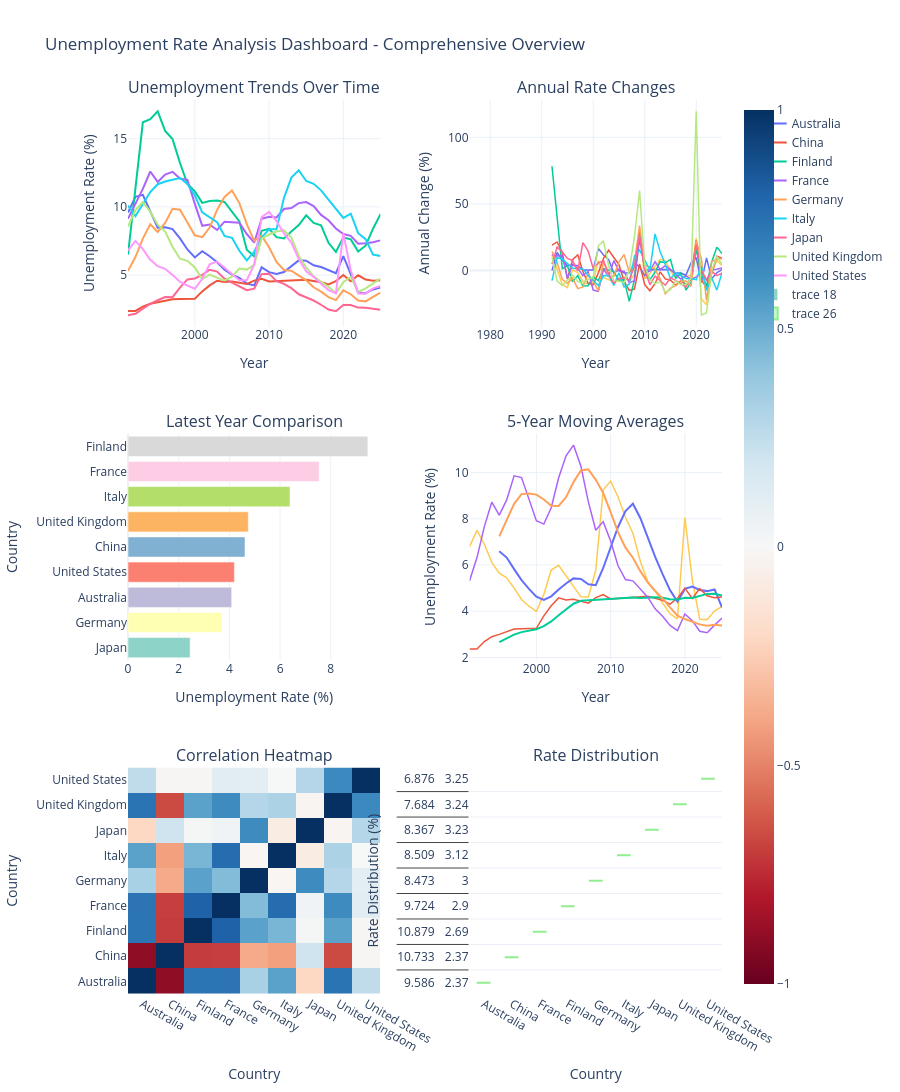

The notebook cell this image was saved under:
### Code cell
# Calculate correlation matrix (if not already calculated)
correlation_matrix = unemp_pivot.corr()# Create an interactive dashboard with Plotly
fig = make_subplots(
    rows=3, cols=2,
    subplot_titles=('Unemployment Trends Over Time', 'Annual Rate Changes', 
                   'Latest Year Comparison', '5-Year Moving Averages', 
                   'Correlation Heatmap', 'Rate Distribution'),
    specs=[[{'type': 'scatter'}, {'type': 'scatter'}],
           [{'type': 'bar'}, {'type': 'scatter'}],
           [{'type': 'heatmap'}, {'type': 'box'}]],
    vertical_spacing=0.12,
    horizontal_spacing=0.15
)

# Chart 1: Unemployment Trends
for i, country in enumerate(unemp_pivot.columns):
    fig.add_trace(
        go.Scatter(x=unemp_pivot.index, y=unemp_pivot[country],
                  mode='lines', name=country, line=dict(width=2),
                  hovertemplate=f"<b>{country}</b><br>Year: %{{x}}<br>Rate: %{{y:.2f}}%<br><extra></extra>"),
        row=1, col=1
    )

# Chart 2: Annual Changes
for i, country in enumerate(df_sorted['Country_Name'].unique()):
    country_data = df_sorted[df_sorted['Country_Name'] == country]
    fig.add_trace(
        go.Scatter(x=country_data['Year'], y=country_data['Annual_Change'],
                  mode='lines', name=country, showlegend=False, line=dict(width=1.5),
                  hovertemplate=f"<b>{country}</b><br>Year: %{{x}}<br>Change: %{{y:.2f}}%<br><extra></extra>"),
        row=1, col=2
    )

# Chart 3: Latest Year Comparison
latest_year = df_long['Year'].max()
latest_data = df_long[df_long['Year'] == latest_year].dropna(subset=['Unemployment_Rate'])
latest_data = latest_data.sort_values('Unemployment_Rate', ascending=True)

fig.add_trace(
    go.Bar(x=latest_data['Unemployment_Rate'], y=latest_data['Country_Name'],
           orientation='h', marker_color=px.colors.qualitative.Set3,
           hovertemplate="<b>%{y}</b><br>Rate: %{x:.2f}%<br><extra></extra>"),
    row=2, col=1
)

# Chart 4: Moving Averages (for a few key countries)
key_countries = ['United States', 'China', 'Germany']
for country in key_countries:
    fig.add_trace(
        go.Scatter(x=unemp_pivot.index, y=unemp_pivot[country],
                  mode='lines', name=f'{country} - Original', 
                  line=dict(width=1.5, dash='solid'), showlegend=False,
                  hovertemplate=f"<b>{country}</b><br>Year: %{{x}}<br>Rate: %{{y:.2f}}%<br><extra></extra>"),
        row=2, col=2
    )
    fig.add_trace(
        go.Scatter(x=moving_avg_5.index, y=moving_avg_5[country],
                  mode='lines', name=f'{country} - 5Y MA', 
                  line=dict(width=2), showlegend=False,
                  hovertemplate=f"<b>{country} 5Y MA</b><br>Year: %{{x}}<br>Rate: %{{y:.2f}}%<br><extra></extra>"),
        row=2, col=2
    )

# Chart 5: Correlation Heatmap
fig.add_trace(
    go.Heatmap(z=correlation_matrix.values,
              x=correlation_matrix.columns,
              y=correlation_matrix.index,
              colorscale='RdBu',
              zmid=0,
              hovertemplate="<b>%{x}</b> & <b>%{y}</b><br>Correlation: %{z:.3f}<br><extra></extra>"),
    row=3, col=1
)

# Chart 6: Rate Distribution
rate_values_by_country = []
country_names_box = []
for country_code in df_long['Country_Code'].unique():
    country_data = df_long[df_long['Country_Code'] == country_code]
    valid_data = country_data.dropna(subset=['Unemployment_Rate'])
    if len(valid_data) > 0:
        rate_values_by_country.append(valid_data['Unemployment_Rate'])
        country_names_box.append(valid_data['Country_Name'].iloc[0])

fig.add_trace(
    go.Box(y=rate_values_by_country, x=country_names_box,
          boxpoints='outliers', marker_color='lightgreen',
          hovertemplate="<b>%{x}</b><br>Rate: %{y:.2f}%<br><extra></extra>"),
    row=3, col=2
)

# Update layout
fig.update_layout(
    title_text="Unemployment Rate Analysis Dashboard - Comprehensive Overview",
    height=1200,
    showlegend=True,
    template='plotly_white',
    legend=dict(
        yanchor="top",
        y=0.99,
        xanchor="left",
        x=1.05
    )
)

# Update axes labels
fig.update_xaxes(title_text="Year", row=1, col=1)
fig.update_yaxes(title_text="Unemployment Rate (%)", row=1, col=1)
fig.update_xaxes(title_text="Year", row=1, col=2)
fig.update_yaxes(title_text="Annual Change (%)", row=1, col=2)
fig.update_xaxes(title_text="Unemployment Rate (%)", row=2, col=1)
fig.update_yaxes(title_text="Country", row=2, col=1)
fig.update_xaxes(title_text="Year", row=2, col=2)
fig.update_yaxes(title_text="Unemployment Rate (%)", row=2, col=2)
fig.update_xaxes(title_text="Country", row=3, col=1)
fig.update_yaxes(title_text="Country", row=3, col=1)
fig.update_xaxes(title_text="Country", row=3, col=2)
fig.update_yaxes(title_text="Rate Distribution (%)", row=3, col=2)

fig.show()

### Figure 1 — Plotly figure (JSON) as saved in the notebook; plotly's stock layout.template omitted (floating-point values rounded to 4 significant figures; data arrays with more than 128 entries replaced by an {"elided": "..."} marker saying what was removed)
{"data": [{"hovertemplate": "<b>Australia</b><br>Year: %{x}<br>Rate: %{y:.2f}%<br><extra></extra>", "line": {"width": 2}, "mode": "lines", "name": "Australia", "type": "scatter", "x": [1991, 1992, 1993, 1994, 1995, 1996, 1997, 1998, 1999, 2000, 2001, 2002, 2003, 2004, 2005, 2006, 2007, 2008, 2009, 2010, 2011, 2012, 2013, 2014, 2015, 2016, 2017, 2018, 2019, 2020, 2021, 2022, 2023, 2024, 2025], "xaxis": "x", "y": [9.586, 10.73, 10.88, 9.724, 8.473, 8.509, 8.367, 7.684, 6.876, 6.288, 6.747, 6.375, 5.933, 5.399, 5.036, 4.785, 4.381, 4.242, 5.565, 5.214, 5.083, 5.225, 5.663, 6.078, 6.055, 5.711, 5.592, 5.345, 5.143, 6.394, 5.022, 3.728, 3.668, 3.942, 4.09], "yaxis": "y"}, {"hovertemplate": "<b>China</b><br>Year: %{x}<br>Rate: %{y:.2f}%<br><extra></extra>", "line": {"width": 2}, "mode": "lines", "name": "China", "type": "scatter", "x": [1991, 1992, 1993, 1994, 1995, 1996, 1997, 1998, 1999, 2000, 2001, 2002, 2003, 2004, 2005, 2006, 2007, 2008, 2009, 2010, 2011, 2012, 2013, 2014, 2015, 2016, 2017, 2018, 2019, 2020, 2021, 2022, 2023, 2024, 2025], "xaxis": "x", "y": [2.37, 2.37, 2.69, 2.9, 3.0, 3.12, 3.23, 3.24, 3.25, 3.26, 3.8, 4.24, 4.58, 4.49, 4.52, 4.43, 4.35, 4.59, 4.72, 4.53, 4.55, 4.58, 4.6, 4.63, 4.65, 4.56, 4.47, 4.31, 4.56, 5.0, 4.55, 4.98, 4.67, 4.59, 4.615], "yaxis": "y"}, {"hovertemplate": "<b>Finland</b><br>Year: %{x}<br>Rate: %{y:.2f}%<br><extra></extra>", "line": {"width": 2}, "mode": "lines", "name": "Finland", "type": "scatter", "x": [1991, 1992, 1993, 1994, 1995, 1996, 1997, 1998, 1999, 2000, 2001, 2002, 2003, 2004, 2005, 2006, 2007, 2008, 2009, 2010, 2011, 2012, 2013, 2014, 2015, 2016, 2017, 2018, 2019, 2020, 2021, 2022, 2023, 2024, 2025], "xaxis": "x", "y": [6.503, 11.6, 16.2, 16.43, 17.0, 15.57, 14.97, 13.21, 11.69, 11.13, 10.29, 10.42, 10.47, 10.36, 9.602, 8.935, 6.854, 6.369, 8.249, 8.394, 7.781, 7.689, 8.193, 8.663, 9.376, 8.818, 8.64, 7.361, 6.695, 7.759, 7.617, 6.719, 7.149, 8.4, 9.461], "yaxis": "y"}, {"hovertemplate": "<b>France</b><br>Year: %{x}<br>Rate: %{y:.2f}%<br><extra></extra>", "line": {"width": 2}, "mode": "lines", "name": "France", "type": "scatter", "x": [1991, 1992, 1993, 1994, 1995, 1996, 1997, 1998, 1999, 2000, 2001, 2002, 2003, 2004, 2005, 2006, 2007, 2008, 2009, 2010, 2011, 2012, 2013, 2014, 2015, 2016, 2017, 2018, 2019, 2020, 2021, 2022, 2023, 2024, 2025], "xaxis": "x", "y": [9.134, 10.2, 11.32, 12.59, 11.83, 12.37, 12.57, 12.07, 11.98, 10.22, 8.61, 8.702, 8.306, 8.914, 8.882, 8.832, 8.008, 7.386, 9.122, 9.279, 9.228, 9.841, 9.913, 10.27, 10.35, 10.06, 9.409, 9.018, 8.415, 8.009, 7.871, 7.303, 7.335, 7.4, 7.542], "yaxis": "y"}, {"hovertemplate": "<b>Germany</b><br>Year: %{x}<br>Rate: %{y:.2f}%<br><extra></extra>", "line": {"width": 2}, "mode": "lines", "name": "Germany", "type": "scatter", "x": [1991, 1992, 1993, 1994, 1995, 1996, 1997, 1998, 1999, 2000, 2001, 2002, 2003, 2004, 2005, 2006, 2007, 2008, 2009, 2010, 2011, 2012, 2013, 2014, 2015, 2016, 2017, 2018, 2019, 2020, 2021, 2022, 2023, 2024, 2025], "xaxis": "x", "y": [5.316, 6.323, 7.675, 8.727, 8.158, 8.822, 9.861, 9.787, 8.854, 7.917, 7.773, 8.482, 9.779, 10.73, 11.19, 10.28, 8.732, 7.508, 7.88, 7.043, 5.967, 5.372, 5.316, 4.979, 4.612, 4.104, 3.781, 3.384, 3.163, 3.881, 3.594, 3.137, 3.071, 3.4, 3.711], "yaxis": "y"}, {"hovertemplate": "<b>Italy</b><br>Year: %{x}<br>Rate: %{y:.2f}%<br><extra></extra>", "line": {"width": 2}, "mode": "lines", "name": "Italy", "type": "scatter", "x": [1991, 1992, 1993, 1994, 1995, 1996, 1997, 1998, 1999, 2000, 2001, 2002, 2003, 2004, 2005, 2006, 2007, 2008, 2009, 2010, 2011, 2012, 2013, 2014, 2015, 2016, 2017, 2018, 2019, 2020, 2021, 2022, 2023, 2024, 2025], "xaxis": "x", "y": [10.1, 9.321, 10.21, 11.09, 11.66, 11.86, 11.98, 12.12, 11.68, 10.83, 9.599, 9.211, 8.869, 7.866, 7.73, 6.777, 6.076, 6.723, 7.749, 8.363, 8.359, 10.65, 12.15, 12.68, 11.9, 11.69, 11.21, 10.54, 9.884, 9.192, 9.497, 8.069, 7.627, 6.5, 6.391], "yaxis": "y"}, {"hovertemplate": "<b>Japan</b><br>Year: %{x}<br>Rate: %{y:.2f}%<br><extra></extra>", "line": {"width": 2}, "mode": "lines", "name": "Japan", "type": "scatter", "x": [1991, 1992, 1993, 1994, 1995, 1996, 1997, 1998, 1999, 2000, 2001, 2002, 2003, 2004, 2005, 2006, 2007, 2008, 2009, 2010, 2011, 2012, 2013, 2014, 2015, 2016, 2017, 2018, 2019, 2020, 2021, 2022, 2023, 2024, 2025], "xaxis": "x", "y": [2.059, 2.158, 2.539, 2.89, 3.15, 3.383, 3.374, 4.078, 4.677, 4.748, 5.02, 5.386, 5.251, 4.734, 4.446, 4.192, 3.888, 4.002, 5.068, 5.102, 4.55, 4.358, 4.038, 3.589, 3.385, 3.132, 2.822, 2.467, 2.351, 2.809, 2.808, 2.614, 2.6, 2.5, 2.451], "yaxis": "y"}, {"hovertemplate": "<b>United Kingdom</b><br>Year: %{x}<br>Rate: %{y:.2f}%<br><extra></extra>", "line": {"width": 2}, "mode": "lines", "name": "United Kingdom", "type": "scatter", "x": [1991, 1992, 1993, 1994, 1995, 1996, 1997, 1998, 1999, 2000, 2001, 2002, 2003, 2004, 2005, 2006, 2007, 2008, 2009, 2010, 2011, 2012, 2013, 2014, 2015, 2016, 2017, 2018, 2019, 2020, 2021, 2022, 2023, 2024, 2025], "xaxis": "x", "y": [8.55, 9.772, 10.35, 9.648, 8.694, 8.189, 7.072, 6.198, 6.042, 5.558, 4.696, 5.037, 4.807, 4.594, 4.884, 5.472, 5.399, 5.748, 7.683, 7.973, 8.195, 8.279, 7.752, 6.398, 5.552, 4.909, 4.501, 4.145, 3.657, 4.472, 4.864, 3.768, 4.025, 4.361, 4.746], "yaxis": "y"}, {"hovertemplate": "<b>United States</b><br>Year: %{x}<br>Rate: %{y:.2f}%<br><extra></extra>", "line": {"width": 2}, "mode": "lines", "name": "United States", "type": "scatter", "x": [1991, 1992, 1993, 1994, 1995, 1996, 1997, 1998, 1999, 2000, 2001, 2002, 2003, 2004, 2005, 2006, 2007, 2008, 2009, 2010, 2011, 2012, 2013, 2014, 2015, 2016, 2017, 2018, 2019, 2020, 2021, 2022, 2023, 2024, 2025], "xaxis": "x", "y": [6.8, 7.5, 6.9, 6.119, 5.65, 5.451, 5.0, 4.511, 4.219, 3.992, 4.731, 5.783, 5.989, 5.529, 5.084, 4.623, 4.622, 5.784, 9.254, 9.633, 8.949, 8.069, 7.375, 6.168, 5.28, 4.869, 4.355, 3.896, 3.669, 8.055, 5.349, 3.65, 3.638, 4.022, 4.198], "yaxis": "y"}, {"hovertemplate": "<b>Australia</b><br>Year: %{x}<br>Change: %{y:.2f}%<br><extra></extra>", "line": {"width": 1.5}, "mode": "lines", "name": "Australia", "showlegend": false, "type": "scatter", "x": [1976, 1977, 1978, 1979, 1980, 1981, 1982, 1983, 1984, 1985, 1986, 1987, 1988, 1989, 1990, 1991, 1992, 1993, 1994, 1995, 1996, 1997, 1998, 1999, 2000, 2001, 2002, 2003, 2004, 2005, 2006, 2007, 2008, 2009, 2010, 2011, 2012, 2013, 2014, 2015, 2016, 2017, 2018, 2019, 2020, 2021, 2022, 2023, 2024, 2025], "xaxis": "x2", "y": [NaN, NaN, NaN, NaN, NaN, NaN, NaN, NaN, NaN, NaN, NaN, NaN, NaN, NaN, NaN, NaN, 11.97, 1.36, -10.62, -12.87, 0.4249, -1.669, -8.163, -10.52, -8.551, 7.3, -5.514, -6.933, -9.001, -6.723, -4.984, -8.443, -3.173, 31.19, -6.307, -2.512, 2.794, 8.383, 7.328, -0.3784, -5.681, -2.084, -4.417, -3.779, 24.32, -21.46, -25.77, -1.609, 7.47, 3.754], "yaxis": "y2"}, {"hovertemplate": "<b>China</b><br>Year: %{x}<br>Change: %{y:.2f}%<br><extra></extra>", "line": {"width": 1.5}, "mode": "lines", "name": "China", "showlegend": false, "type": "scatter", "x": [1976, 1977, 1978, 1979, 1980, 1981, 1982, 1983, 1984, 1985, 1986, 1987, 1988, 1989, 1990, 1991, 1992, 1993, 1994, 1995, 1996, 1997, 1998, 1999, 2000, 2001, 2002, 2003, 2004, 2005, 2006, 2007, 2008, 2009, 2010, 2011, 2012, 2013, 2014, 2015, 2016, 2017, 2018, 2019, 2020, 2021, 2022, 2023, 2024, 2025], "xaxis": "x2", "y": [NaN, NaN, NaN, NaN, NaN, NaN, NaN, NaN, NaN, NaN, NaN, NaN, NaN, NaN, NaN, NaN, 0.0, 13.5, 7.807, 3.448, 4.0, 3.526, 0.3096, 0.3086, 0.3077, 16.56, 11.58, 8.019, -1.965, 0.6682, -1.991, -1.806, 5.517, 2.832, -4.025, 0.4415, 0.6593, 0.4367, 0.6522, 0.432, -1.935, -1.974, -3.579, 5.8, 9.649, -9.0, 9.451, -6.225, -1.713, 0.5447], "yaxis": "y2"}, {"hovertemplate": "<b>Germany</b><br>Year: %{x}<br>Change: %{y:.2f}%<br><extra></extra>", "line": {"width": 1.5}, "mode": "lines", "name": "Germany", "showlegend": false, "type": "scatter", "x": [1976, 1977, 1978, 1979, 1980, 1981, 1982, 1983, 1984, 1985, 1986, 1987, 1988, 1989, 1990, 1991, 1992, 1993, 1994, 1995, 1996, 1997, 1998, 1999, 2000, 2001, 2002, 2003, 2004, 2005, 2006, 2007, 2008, 2009, 2010, 2011, 2012, 2013, 2014, 2015, 2016, 2017, 2018, 2019, 2020, 2021, 2022, 2023, 2024, 2025], "xaxis": "x2", "y": [NaN, NaN, NaN, NaN, NaN, NaN, NaN, NaN, NaN, NaN, NaN, NaN, NaN, NaN, NaN, NaN, 18.94, 21.38, 13.71, -6.52, 8.139, 11.78, -0.7504, -9.533, -10.58, -1.819, 9.121, 15.29, 9.694, 4.344, -8.184, -15.03, -14.02, 4.955, -10.62, -15.28, -9.972, -1.042, -6.339, -7.371, -11.01, -7.87, -10.5, -6.531, 22.7, -7.395, -12.72, -2.104, 10.71, 9.147], "yaxis": "y2"}, {"hovertemplate": "<b>Finland</b><br>Year: %{x}<br>Change: %{y:.2f}%<br><extra></extra>", "line": {"width": 1.5}, "mode": "lines", "name": "Finland", "showlegend": false, "type": "scatter", "x": [1976, 1977, 1978, 1979, 1980, 1981, 1982, 1983, 1984, 1985, 1986, 1987, 1988, 1989, 1990, 1991, 1992, 1993, 1994, 1995, 1996, 1997, 1998, 1999, 2000, 2001, 2002, 2003, 2004, 2005, 2006, 2007, 2008, 2009, 2010, 2011, 2012, 2013, 2014, 2015, 2016, 2017, 2018, 2019, 2020, 2021, 2022, 2023, 2024, 2025], "xaxis": "x2", "y": [NaN, NaN, NaN, NaN, NaN, NaN, NaN, NaN, NaN, NaN, NaN, NaN, NaN, NaN, NaN, NaN, 78.3, 39.72, 1.389, 3.525, -8.427, -3.885, -11.71, -11.51, -4.781, -7.58, 1.293, 0.4413, -1.06, -7.299, -6.946, -23.29, -7.076, 29.52, 1.758, -7.303, -1.182, 6.555, 5.737, 8.23, -5.951, -2.019, -14.8, -9.048, 15.89, -1.83, -11.79, 6.4, 17.5, 12.63], "yaxis": "y2"}, {"hovertemplate": "<b>France</b><br>Year: %{x}<br>Change: %{y:.2f}%<br><extra></extra>", "line": {"width": 1.5}, "mode": "lines", "name": "France", "showlegend": false, "type": "scatter", "x": [1976, 1977, 1978, 1979, 1980, 1981, 1982, 1983, 1984, 1985, 1986, 1987, 1988, 1989, 1990, 1991, 1992, 1993, 1994, 1995, 1996, 1997, 1998, 1999, 2000, 2001, 2002, 2003, 2004, 2005, 2006, 2007, 2008, 2009, 2010, 2011, 2012, 2013, 2014, 2015, 2016, 2017, 2018, 2019, 2020, 2021, 2022, 2023, 2024, 2025], "xaxis": "x2", "y": [NaN, NaN, NaN, NaN, NaN, NaN, NaN, NaN, NaN, NaN, NaN, NaN, NaN, NaN, NaN, NaN, 11.7, 10.95, 11.25, -6.027, 4.504, 1.609, -3.915, -0.7703, -14.71, -15.74, 1.069, -4.551, 7.32, -0.359, -0.5629, -9.33, -7.767, 23.5, 1.721, -0.5496, 6.643, 0.7316, 3.632, 0.7885, -2.868, -6.443, -4.156, -6.687, -4.825, -1.723, -7.216, 0.4382, 0.8862, 1.919], "yaxis": "y2"}, {"hovertemplate": "<b>United Kingdom</b><br>Year: %{x}<br>Change: %{y:.2f}%<br><extra></extra>", "line": {"width": 1.5}, "mode": "lines", "name": "United Kingdom", "showlegend": false, "type": "scatter", "x": [1976, 1977, 1978, 1979, 1980, 1981, 1982, 1983, 1984, 1985, 1986, 1987, 1988, 1989, 1990, 1991, 1992, 1993, 1994, 1995, 1996, 1997, 1998, 1999, 2000, 2001, 2002, 2003, 2004, 2005, 2006, 2007, 2008, 2009, 2010, 2011, 2012, 2013, 2014, 2015, 2016, 2017, 2018, 2019, 2020, 2021, 2022, 2023, 2024, 2025], "xaxis": "x2", "y": [NaN, NaN, NaN, NaN, NaN, NaN, NaN, NaN, NaN, NaN, NaN, NaN, NaN, NaN, NaN, NaN, 14.29, 5.874, -6.747, -9.888, -5.809, -13.64, -12.36, -2.517, -8.011, -15.51, 7.261, -4.566, -4.431, 6.313, 12.04, -1.334, 6.464, 33.66, 3.775, 2.784, 1.025, -6.366, -17.47, -13.22, -11.58, -8.311, -7.909, -11.77, 22.29, 8.766, -22.53, 6.821, 8.348, 8.828], "yaxis": "y2"}, {"hovertemplate": "<b>Italy</b><br>Year: %{x}<br>Change: %{y:.2f}%<br><extra></extra>", "line": {"width": 1.5}, "mode": "lines", "name": "Italy", "showlegend": false, "type": "scatter", "x": [1976, 1977, 1978, 1979, 1980, 1981, 1982, 1983, 1984, 1985, 1986, 1987, 1988, 1989, 1990, 1991, 1992, 1993, 1994, 1995, 1996, 1997, 1998, 1999, 2000, 2001, 2002, 2003, 2004, 2005, 2006, 2007, 2008, 2009, 2010, 2011, 2012, 2013, 2014, 2015, 2016, 2017, 2018, 2019, 2020, 2021, 2022, 2023, 2024, 2025], "xaxis": "x2", "y": [NaN, NaN, NaN, NaN, NaN, NaN, NaN, NaN, NaN, NaN, NaN, NaN, NaN, NaN, NaN, NaN, -7.685, 9.559, 8.559, 5.187, 1.741, 1.02, 1.101, -3.598, -7.251, -11.4, -4.042, -3.713, -11.31, -1.729, -12.33, -10.34, 10.65, 15.26, 7.924, -0.04783, 27.47, 14.02, 4.395, -6.205, -1.748, -4.081, -6.003, -6.206, -7.001, 3.318, -15.04, -5.478, -14.78, -1.677], "yaxis": "y2"}, {"hovertemplate": "<b>Japan</b><br>Year: %{x}<br>Change: %{y:.2f}%<br><extra></extra>", "line": {"width": 1.5}, "mode": "lines", "name": "Japan", "showlegend": false, "type": "scatter", "x": [1976, 1977, 1978, 1979, 1980, 1981, 1982, 1983, 1984, 1985, 1986, 1987, 1988, 1989, 1990, 1991, 1992, 1993, 1994, 1995, 1996, 1997, 1998, 1999, 2000, 2001, 2002, 2003, 2004, 2005, 2006, 2007, 2008, 2009, 2010, 2011, 2012, 2013, 2014, 2015, 2016, 2017, 2018, 2019, 2020, 2021, 2022, 2023, 2024, 2025], "xaxis": "x2", "y": [NaN, NaN, NaN, NaN, NaN, NaN, NaN, NaN, NaN, NaN, NaN, NaN, NaN, NaN, NaN, NaN, 4.808, 17.66, 13.82, 8.997, 7.397, -0.266, 20.87, 14.69, 1.518, 5.729, 7.291, -2.506, -9.846, -6.084, -5.713, -7.252, 2.932, 26.64, 0.6709, -10.82, -4.22, -7.343, -11.12, -5.684, -7.474, -9.898, -12.58, -4.702, 19.48, -0.0356, -6.909, -0.5356, -3.846, -1.96], "yaxis": "y2"}, {"hovertemplate": "<b>United States</b><br>Year: %{x}<br>Change: %{y:.2f}%<br><extra></extra>", "line": {"width": 1.5}, "mode": "lines", "name": "United States", "showlegend": false, "type": "scatter", "x": [1976, 1977, 1978, 1979, 1980, 1981, 1982, 1983, 1984, 1985, 1986, 1987, 1988, 1989, 1990, 1991, 1992, 1993, 1994, 1995, 1996, 1997, 1998, 1999, 2000, 2001, 2002, 2003, 2004, 2005, 2006, 2007, 2008, 2009, 2010, 2011, 2012, 2013, 2014, 2015, 2016, 2017, 2018, 2019, 2020, 2021, 2022, 2023, 2024, 2025], "xaxis": "x2", "y": [NaN, NaN, NaN, NaN, NaN, NaN, NaN, NaN, NaN, NaN, NaN, NaN, NaN, NaN, NaN, NaN, 10.29, -8.0, -11.32, -7.665, -3.522, -8.274, -9.78, -6.473, -5.38, 18.51, 22.24, 3.562, -7.681, -8.048, -9.068, -0.02163, 25.14, 59.99, 4.096, -7.101, -9.834, -8.601, -16.37, -14.4, -7.784, -10.56, -10.54, -5.826, 119.5, -33.59, -31.76, -0.3288, 10.56, 4.376], "yaxis": "y2"}, {"hovertemplate": "<b>%{y}</b><br>Rate: %{x:.2f}%<br><extra></extra>", "marker": {"color": ["rgb(141,211,199)", "rgb(255,255,179)", "rgb(190,186,218)", "rgb(251,128,114)", "rgb(128,177,211)", "rgb(253,180,98)", "rgb(179,222,105)", "rgb(252,205,229)", "rgb(217,217,217)", "rgb(188,128,189)", "rgb(204,235,197)", "rgb(255,237,111)"]}, "orientation": "h", "type": "bar", "x": [2.451, 3.711, 4.09, 4.198, 4.615, 4.746, 6.391, 7.542, 9.461], "xaxis": "x3", "y": ["Japan", "Germany", "Australia", "United States", "China", "United Kingdom", "Italy", "France", "Finland"], "yaxis": "y3"}, {"hovertemplate": "<b>United States</b><br>Year: %{x}<br>Rate: %{y:.2f}%<br><extra></extra>", "line": {"dash": "solid", "width": 1.5}, "mode": "lines", "name": "United States - Original", "showlegend": false, "type": "scatter", "x": [1991, 1992, 1993, 1994, 1995, 1996, 1997, 1998, 1999, 2000, 2001, 2002, 2003, 2004, 2005, 2006, 2007, 2008, 2009, 2010, 2011, 2012, 2013, 2014, 2015, 2016, 2017, 2018, 2019, 2020, 2021, 2022, 2023, 2024, 2025], "xaxis": "x4", "y": [6.8, 7.5, 6.9, 6.119, 5.65, 5.451, 5.0, 4.511, 4.219, 3.992, 4.731, 5.783, 5.989, 5.529, 5.084, 4.623, 4.622, 5.784, 9.254, 9.633, 8.949, 8.069, 7.375, 6.168, 5.28, 4.869, 4.355, 3.896, 3.669, 8.055, 5.349, 3.65, 3.638, 4.022, 4.198], "yaxis": "y4"}, {"hovertemplate": "<b>United States 5Y MA</b><br>Year: %{x}<br>Rate: %{y:.2f}%<br><extra></extra>", "line": {"width": 2}, "mode": "lines", "name": "United States - 5Y MA", "showlegend": false, "type": "scatter", "x": [1991, 1992, 1993, 1994, 1995, 1996, 1997, 1998, 1999, 2000, 2001, 2002, 2003, 2004, 2005, 2006, 2007, 2008, 2009, 2010, 2011, 2012, 2013, 2014, 2015, 2016, 2017, 2018, 2019, 2020, 2021, 2022, 2023, 2024, 2025], "xaxis": "x4", "y": [NaN, NaN, NaN, NaN, 6.594, 6.324, 5.824, 5.346, 4.966, 4.635, 4.491, 4.647, 4.943, 5.205, 5.423, 5.402, 5.169, 5.128, 5.873, 6.783, 7.648, 8.338, 8.656, 8.039, 7.168, 6.352, 5.609, 4.914, 4.414, 4.969, 5.065, 4.924, 4.872, 4.943, 4.171], "yaxis": "y4"}, {"hovertemplate": "<b>China</b><br>Year: %{x}<br>Rate: %{y:.2f}%<br><extra></extra>", "line": {"dash": "solid", "width": 1.5}, "mode": "lines", "name": "China - Original", "showlegend": false, "type": "scatter", "x": [1991, 1992, 1993, 1994, 1995, 1996, 1997, 1998, 1999, 2000, 2001, 2002, 2003, 2004, 2005, 2006, 2007, 2008, 2009, 2010, 2011, 2012, 2013, 2014, 2015, 2016, 2017, 2018, 2019, 2020, 2021, 2022, 2023, 2024, 2025], "xaxis": "x4", "y": [2.37, 2.37, 2.69, 2.9, 3.0, 3.12, 3.23, 3.24, 3.25, 3.26, 3.8, 4.24, 4.58, 4.49, 4.52, 4.43, 4.35, 4.59, 4.72, 4.53, 4.55, 4.58, 4.6, 4.63, 4.65, 4.56, 4.47, 4.31, 4.56, 5.0, 4.55, 4.98, 4.67, 4.59, 4.615], "yaxis": "y4"}, {"hovertemplate": "<b>China 5Y MA</b><br>Year: %{x}<br>Rate: %{y:.2f}%<br><extra></extra>", "line": {"width": 2}, "mode": "lines", "name": "China - 5Y MA", "showlegend": false, "type": "scatter", "x": [1991, 1992, 1993, 1994, 1995, 1996, 1997, 1998, 1999, 2000, 2001, 2002, 2003, 2004, 2005, 2006, 2007, 2008, 2009, 2010, 2011, 2012, 2013, 2014, 2015, 2016, 2017, 2018, 2019, 2020, 2021, 2022, 2023, 2024, 2025], "xaxis": "x4", "y": [NaN, NaN, NaN, NaN, 2.666, 2.816, 2.988, 3.098, 3.168, 3.22, 3.356, 3.558, 3.826, 4.074, 4.326, 4.452, 4.474, 4.476, 4.522, 4.524, 4.548, 4.594, 4.596, 4.578, 4.602, 4.604, 4.582, 4.524, 4.51, 4.58, 4.578, 4.68, 4.752, 4.758, 4.681], "yaxis": "y4"}, {"hovertemplate": "<b>Germany</b><br>Year: %{x}<br>Rate: %{y:.2f}%<br><extra></extra>", "line": {"dash": "solid", "width": 1.5}, "mode": "lines", "name": "Germany - Original", "showlegend": false, "type": "scatter", "x": [1991, 1992, 1993, 1994, 1995, 1996, 1997, 1998, 1999, 2000, 2001, 2002, 2003, 2004, 2005, 2006, 2007, 2008, 2009, 2010, 2011, 2012, 2013, 2014, 2015, 2016, 2017, 2018, 2019, 2020, 2021, 2022, 2023, 2024, 2025], "xaxis": "x4", "y": [5.316, 6.323, 7.675, 8.727, 8.158, 8.822, 9.861, 9.787, 8.854, 7.917, 7.773, 8.482, 9.779, 10.73, 11.19, 10.28, 8.732, 7.508, 7.88, 7.043, 5.967, 5.372, 5.316, 4.979, 4.612, 4.104, 3.781, 3.384, 3.163, 3.881, 3.594, 3.137, 3.071, 3.4, 3.711], "yaxis": "y4"}, {"hovertemplate": "<b>Germany 5Y MA</b><br>Year: %{x}<br>Rate: %{y:.2f}%<br><extra></extra>", "line": {"width": 2}, "mode": "lines", "name": "Germany - 5Y MA", "showlegend": false, "type": "scatter", "x": [1991, 1992, 1993, 1994, 1995, 1996, 1997, 1998, 1999, 2000, 2001, 2002, 2003, 2004, 2005, 2006, 2007, 2008, 2009, 2010, 2011, 2012, 2013, 2014, 2015, 2016, 2017, 2018, 2019, 2020, 2021, 2022, 2023, 2024, 2025], "xaxis": "x4", "y": [NaN, NaN, NaN, NaN, 7.24, 7.941, 8.649, 9.071, 9.096, 9.048, 8.838, 8.563, 8.561, 8.936, 9.591, 10.09, 10.14, 9.687, 9.118, 8.288, 7.426, 6.754, 6.316, 5.735, 5.249, 4.877, 4.558, 4.172, 3.809, 3.663, 3.561, 3.432, 3.369, 3.417, 3.383], "yaxis": "y4"}, {"colorscale": [[0, "rgb(103,0,31)"], [0.1, "rgb(178,24,43)"], [0.2, "rgb(214,96,77)"], [0.3, "rgb(244,165,130)"], [0.4, "rgb(253,219,199)"], [0.5, "rgb(247,247,247)"], [0.6, "rgb(209,229,240)"], [0.7, "rgb(146,197,222)"], [0.8, "rgb(67,147,195)"], [0.9, "rgb(33,102,172)"], [1, "rgb(5,48,97)"]], "hovertemplate": "<b>%{x}</b> & <b>%{y}</b><br>Correlation: %{z:.3f}<br><extra></extra>", "type": "heatmap", "x": ["Australia", "China", "Finland", "France", "Germany", "Italy", "Japan", "United Kingdom", "United States"], "xaxis": "x5", "y": ["Australia", "China", "Finland", "France", "Germany", "Italy", "Japan", "United Kingdom", "United States"], "yaxis": "y5", "z": [[1.0, -0.8943, 0.7345, 0.7366, 0.3269, 0.5398, -0.2087, 0.7383, 0.254], [-0.8943, 1.0, -0.7001, -0.6904, -0.3769, -0.414, 0.2042, -0.659, -0.01196], [0.7345, -0.7001, 1.0, 0.8142, 0.5424, 0.463, 0.0153, 0.5395, -0.01642], [0.7366, -0.6904, 0.8142, 1.0, 0.4379, 0.7704, 0.04415, 0.6364, 0.1123], [0.3269, -0.3769, 0.5424, 0.4379, 1.0, -0.01673, 0.6309, 0.2909, 0.1032], [0.5398, -0.414, 0.463, 0.7704, -0.01673, 1.0, -0.0815, 0.3205, 0.005415], [-0.2087, 0.2042, 0.0153, 0.04415, 0.6309, -0.0815, 1.0, -0.01981, 0.293], [0.7383, -0.659, 0.5395, 0.6364, 0.2909, 0.3205, -0.01981, 1.0, 0.6461], [0.254, -0.01196, -0.01642, 0.1123, 0.1032, 0.005415, 0.293, 0.6461, 1.0]], "zmid": 0}, {"boxpoints": "outliers", "hovertemplate": "<b>%{x}</b><br>Rate: %{y:.2f}%<br><extra></extra>", "marker": {"color": "lightgreen"}, "type": "box", "x": ["Australia", "China", "France", "Finland", "Germany", "Italy", "Japan", "United Kingdom", "United States"], "xaxis": "x6", "y": {"elided": "9x35 float values"}, "yaxis": "y6"}], "layout": {"annotations": [{"font": {"size": 16}, "showarrow": false, "text": "Unemployment Trends Over Time", "x": 0.2125, "xanchor": "center", "xref": "paper", "y": 1, "yanchor": "bottom", "yref": "paper"}, {"font": {"size": 16}, "showarrow": false, "text": "Annual Rate Changes", "x": 0.7875, "xanchor": "center", "xref": "paper", "y": 1, "yanchor": "bottom", "yref": "paper"}, {"font": {"size": 16}, "showarrow": false, "text": "Latest Year Comparison", "x": 0.2125, "xanchor": "center", "xref": "paper", "y": 0.6267, "yanchor": "bottom", "yref": "paper"}, {"font": {"size": 16}, "showarrow": false, "text": "5-Year Moving Averages", "x": 0.7875, "xanchor": "center", "xref": "paper", "y": 0.6267, "yanchor": "bottom", "yref": "paper"}, {"font": {"size": 16}, "showarrow": false, "text": "Correlation Heatmap", "x": 0.2125, "xanchor": "center", "xref": "paper", "y": 0.2533, "yanchor": "bottom", "yref": "paper"}, {"font": {"size": 16}, "showarrow": false, "text": "Rate Distribution", "x": 0.7875, "xanchor": "center", "xref": "paper", "y": 0.2533, "yanchor": "bottom", "yref": "paper"}], "height": 1200, "legend": {"x": 1.05, "xanchor": "left", "y": 0.99, "yanchor": "top"}, "showlegend": true, "title": {"text": "Unemployment Rate Analysis Dashboard - Comprehensive Overview"}, "xaxis": {"anchor": "y", "domain": [0, 0.425], "title": {"text": "Year"}}, "xaxis2": {"anchor": "y2", "domain": [0.575, 1], "title": {"text": "Year"}}, "xaxis3": {"anchor": "y3", "domain": [0, 0.425], "title": {"text": "Unemployment Rate (%)"}}, "xaxis4": {"anchor": "y4", "domain": [0.575, 1], "title": {"text": "Year"}}, "xaxis5": {"anchor": "y5", "domain": [0, 0.425], "title": {"text": "Country"}}, "xaxis6": {"anchor": "y6", "domain": [0.575, 1], "title": {"text": "Country"}}, "yaxis": {"anchor": "x", "domain": [0.7467, 1], "title": {"text": "Unemployment Rate (%)"}}, "yaxis2": {"anchor": "x2", "domain": [0.7467, 1], "title": {"text": "Annual Change (%)"}}, "yaxis3": {"anchor": "x3", "domain": [0.3733, 0.6267], "title": {"text": "Country"}}, "yaxis4": {"anchor": "x4", "domain": [0.3733, 0.6267], "title": {"text": "Unemployment Rate (%)"}}, "yaxis5": {"anchor": "x5", "domain": [0, 0.2533], "title": {"text": "Country"}}, "yaxis6": {"anchor": "x6", "domain": [0, 0.2533], "title": {"text": "Rate Distribution (%)"}}}}
